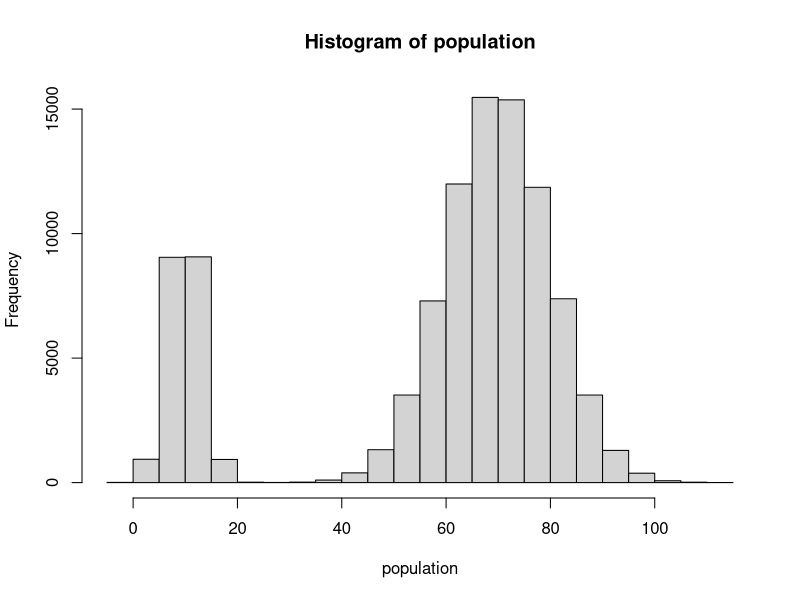
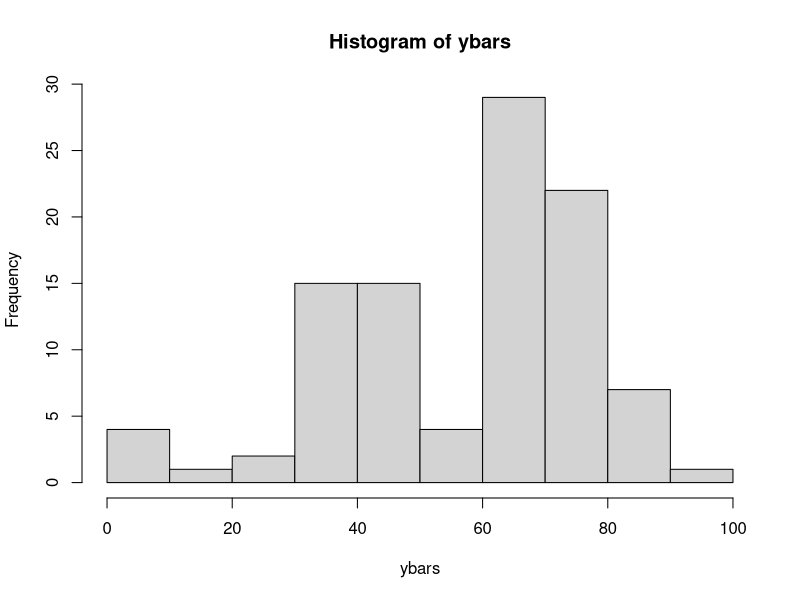
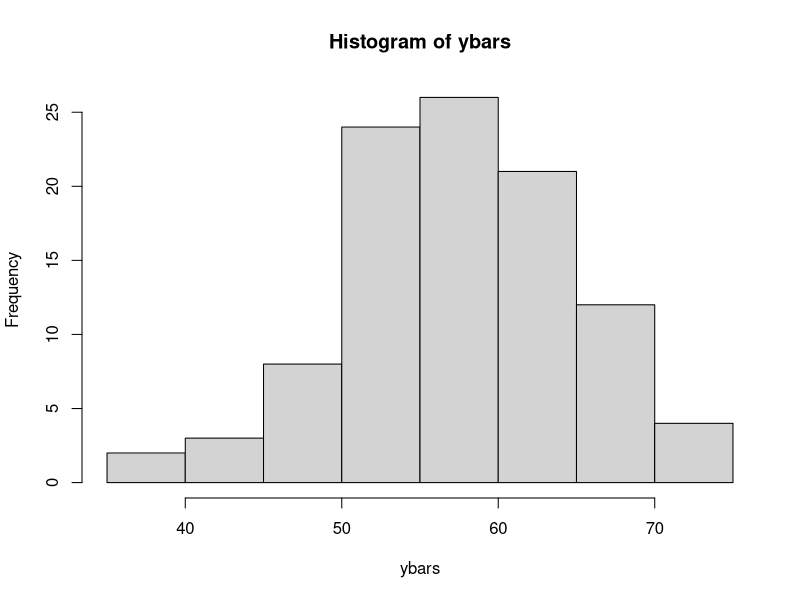
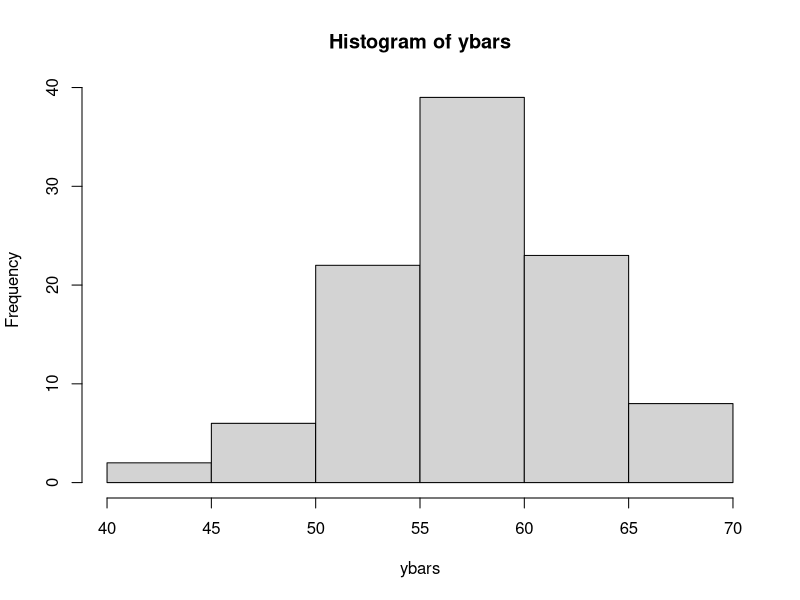
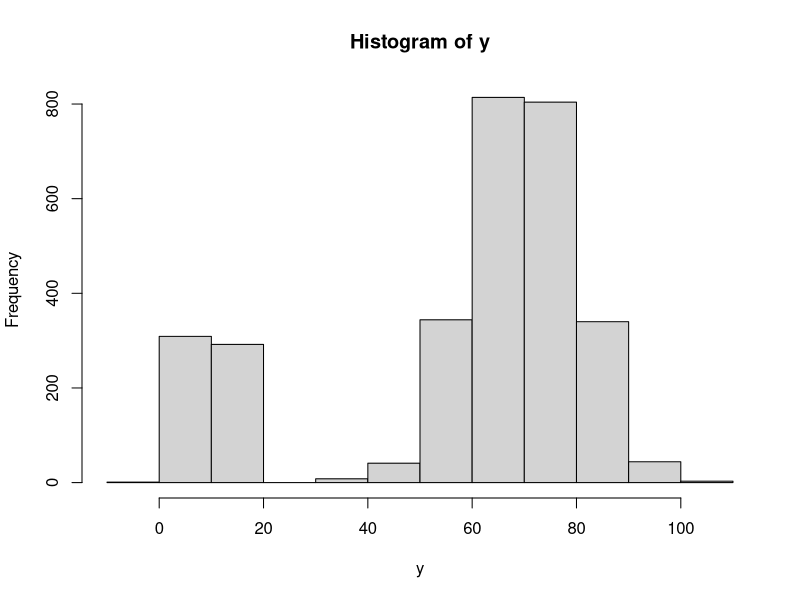

The R script that drew these images, in order:
## ---- chunk 1
population1 <- rnorm(20000, mean = 10, sd = 3)
population2 <- rnorm(80000, mean = 70, sd = 10)

# Create a population of 100,000 numbers
population <- c(population1, population2)
hist(population)
## ---- chunk 2
sample.size <- 2
number.samples <- 100
# Obtain 100 samples each of size 2 by sampling the population
ybars <- replicate(number.samples, mean(sample(population, sample.size,replace = TRUE)))
hist(ybars)
## ---- chunk 3
sample.size <- 10
number.samples <- 100
ybars <- replicate(number.samples, mean(sample(population, sample.size, replace = TRUE)))
hist(ybars)
## ---- chunk 4
sample.size <- 30
number.samples <- 100
ybars <- replicate(number.samples, mean(sample(population, sample.size, replace = TRUE)))
hist(ybars)
## ---- chunk 5
sample.size <- 30
number.samples <- 100
y <- replicate(number.samples, sample(population, sample.size,replace = TRUE))
hist(y)
## ---- chunk 6
abs(qt(0.05/2, 12.8))
## ---- chunk 7
qnorm(0.05)
